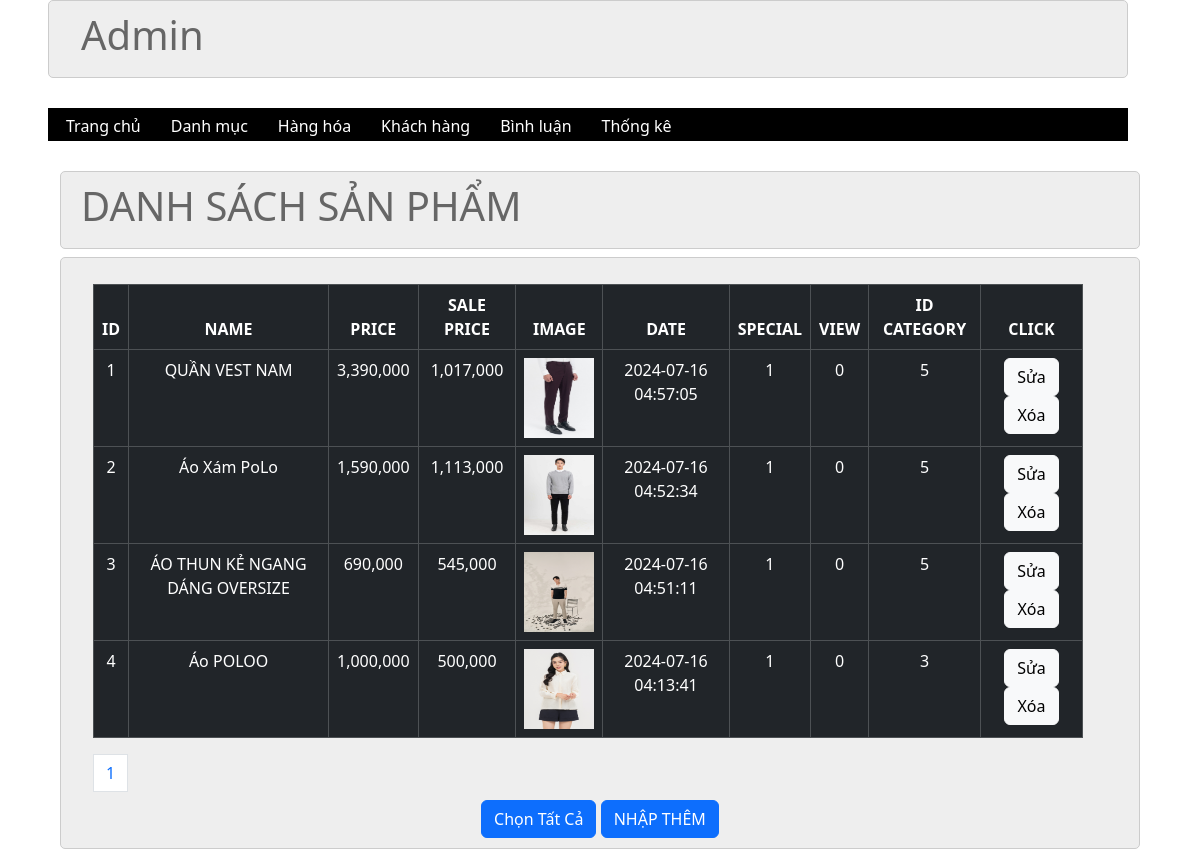
The app's page /admin/index.php?act=listProducts&page=2 with its own data.
### tables this page shows
CREATE TABLE `hang_hoa` (
  `ma_hh` int(11) NOT NULL COMMENT 'mã hàng hóa',
  `ten_hh` varchar(50) NOT NULL COMMENT 'tên hàng hóa ',
  `don_gia` double(10,2) NOT NULL COMMENT 'đơn giá ',
  `giam_gia` double(10,2) DEFAULT 0.00 COMMENT 'mức giả giá ',
  `hinh` varchar(50) NOT NULL COMMENT 'hình ảnh ',
  `ngay_nhap` timestamp NOT NULL DEFAULT current_timestamp() ON UPDATE current_timestamp() COMMENT 'ngày nhập ',
  `mo_ta` text DEFAULT NULL COMMENT 'mô tả hàng hóa ',
  `dac_biet` tinyint(1) NOT NULL COMMENT 'trạng thái đặc biệt',
  `so_luot_xem` int(11) NOT NULL DEFAULT 0 COMMENT 'số lượt xem ',
  `ma_loai` int(11) NOT NULL COMMENT 'mã loại '
);

### model/pdo.php (called while the page is built, shortened)
<?php
function pdo_get_connection(){
    $servername = "localhost";
    $username = "root";
    $password = "";
    try {
        $conn = new PDO("mysql:host=$servername;dbname=duan001", $username, $password);
        $conn->setAttribute(PDO::ATTR_ERRMODE, PDO::ERRMODE_EXCEPTION);
        return $conn;
    } catch(PDOException $e) {
        echo "Connection failed: " . $e->getMessage();
    }
}
function pdo_query($sql){
    $sql_args=array_slice(func_get_args(),1);
    try{
        $conn=pdo_get_connection();
        $stmt=$conn->prepare($sql);
        $stmt->execute($sql_args);
        $rows=$stmt->fetchAll();
        return $rows;
    }
    catch(PDOException $e){
        throw $e;
    }
    finally{
        unset($conn);
    }
}
?>

### model/select.php (called while the page is built, shortened)
<?php
function load_products(){
    $sql = "select * from hang_hoa order by ma_hh desc";
    $listProducts = pdo_query($sql);
    return $listProducts;
}
?>

### admin/products/list.php (the view)
<?php
    if(!isset($_GET['page'])){
        $page = 1;
    }else{
        $page = $_GET['page'];
    }
    $pa = ($page-1) * 4;
    $kt = $page + 4;
    $sql = "SELECT * FROM hang_hoa order by ma_hh desc limit $pa, $kt";
    $listProducts = pdo_query($sql);
?>
<div class="row2">
    <div class="row2 font_title">
        <h1>DANH SÁCH SẢN PHẨM</h1>
    </div>
    <div class="row2 font_title mt-2">
        <div class="form mt-3">
            <section class="intro">
                <div class="gradient-custom-2 h-100">
                    <div class="mask d-flex align-items-center h-100">
                        <div class="container">
                            <div class="row justify-content-center">
                                <div class="col-12">
                                    <div class="table-responsive">
                                        <table class="table table-dark table-bordered mb-0">
                                            <thead>
                                                <tr class="text-center">
                                                    <th scope="col">ID</th>
                                                    <th scope="col">NAME</th>
                                                    <th scope="col">PRICE</th>
                                                    <th scope="col">SALE PRICE</th>
                                                    <th scope="col">IMAGE</th>
                                                    <th scope="col">DATE</th>
                                                    <th scope="col">SPECIAL</th>
                                                    <th scope="col">VIEW</th>
                                                    <th scope="col">ID CATEGORY</th>
                                                    <th scope="col">CLICK</th>
                                                </tr>
                                            </thead>
                                            <tbody>
                                                <?php
                                                foreach ($listProducts as $key => $products) :
                                                ?>
                                                    <tr class="text-center">
                                                        <td scope="row"><?php echo $key + 1 ?></td>
                                                        <td><?php echo $products['ten_hh'] ?></td>
                                                        <td><?php echo number_format($products['don_gia']) ?></td>
                                                        <td><?php echo number_format($products['giam_gia']) ?></td>
                                                        <td><img src="../uploadProducts/<?php echo $products['hinh'] ?>" alt="" width="70px" height="80px"></td>
                                                        <td><?php echo $products['ngay_nhap'] ?></td>
                                                        <td><?php echo $products['dac_biet'] ?></td>
                                                        <td><?php echo $products['so_luot_xem'] ?></td>
                                                        <td><?php echo $products['ma_loai'] ?></td>
                                                        <td>
                                                            <a href="index.php?act=suasp&id=<?php echo $products['ma_hh']; ?>"><button class="btn btn-light">Sửa</button></a>
                                                            <a href="index.php?act=xoasp&id=<?php echo $products['ma_hh']; ?>">
                                                                <button class="btn btn-light" onclick="return confirm('Do you really want to delete this product?')">Xóa</button>
                                                            </a>
                                                        </td>
                                                    </tr>
                                                <?php endforeach; ?>
                                            </tbody>
                                        </table>
                                        <div class="pagination mt-3">
                                            <?php for ($i = 1; $i <= ceil(count($listProducts) / 4); $i++) : ?>
                                                <a href="index.php?act=listProducts&page=<?php echo $i ?>" class="page-link"><?php echo $i ?></a>
                                            <?php endfor ?>
                                        </div>
                                    </div>
                                </div>
                            </div>
                        </div>
                    </div>
                </div>
            </section>
            <div class="text-center mt-2">
                <button type="button" class="btn btn-primary">Chọn Tất Cả</button>
                <a href="index.php?act=addhh"><button class="btn btn-primary" type="button">NHẬP THÊM</button></a>
            </div>
        </div>
    </div>
</div>

### css/css.css (style rules this page uses)
:root { --white-color:#fff; --black-color:#000; --text-color:#333; }
* { margin:0; padding:0; box-sizing:border-box; }
body { font-family:'Roboto', sans-serif; }
.row { display:flex; width:100%; }
.row2 { float:left; width:100%; }
.font_title { background-color:#EEE; border:1px #CCC solid; color:#666; border-radius:5px; padding:10px 20px; }

### records on screen
hang_hoa: ten_hh "QUẦN VEST NAM", don_gia "3,390,000", giam_gia "1,017,000", hinh (picture), ngay_nhap "2024-07-16 04:57:05", dac_biet "1", so_luot_xem "0", ma_loai "5"
hang_hoa: ten_hh "Áo Xám PoLo", don_gia "1,590,000", giam_gia "1,113,000", hinh (picture), ngay_nhap "2024-07-16 04:52:34", dac_biet "1", so_luot_xem "0", ma_loai "5"
hang_hoa: ten_hh "ÁO THUN KẺ NGANG DÁNG OVERSIZE", don_gia "690,000", giam_gia "545,000", hinh (picture), ngay_nhap "2024-07-16 04:51:11", dac_biet "1", so_luot_xem "0", ma_loai "5"
hang_hoa: ten_hh "Áo POLOO", don_gia "1,000,000", giam_gia "500,000", hinh (picture), ngay_nhap "2024-07-16 04:13:41", dac_biet "1", so_luot_xem "0", ma_loai "3"
